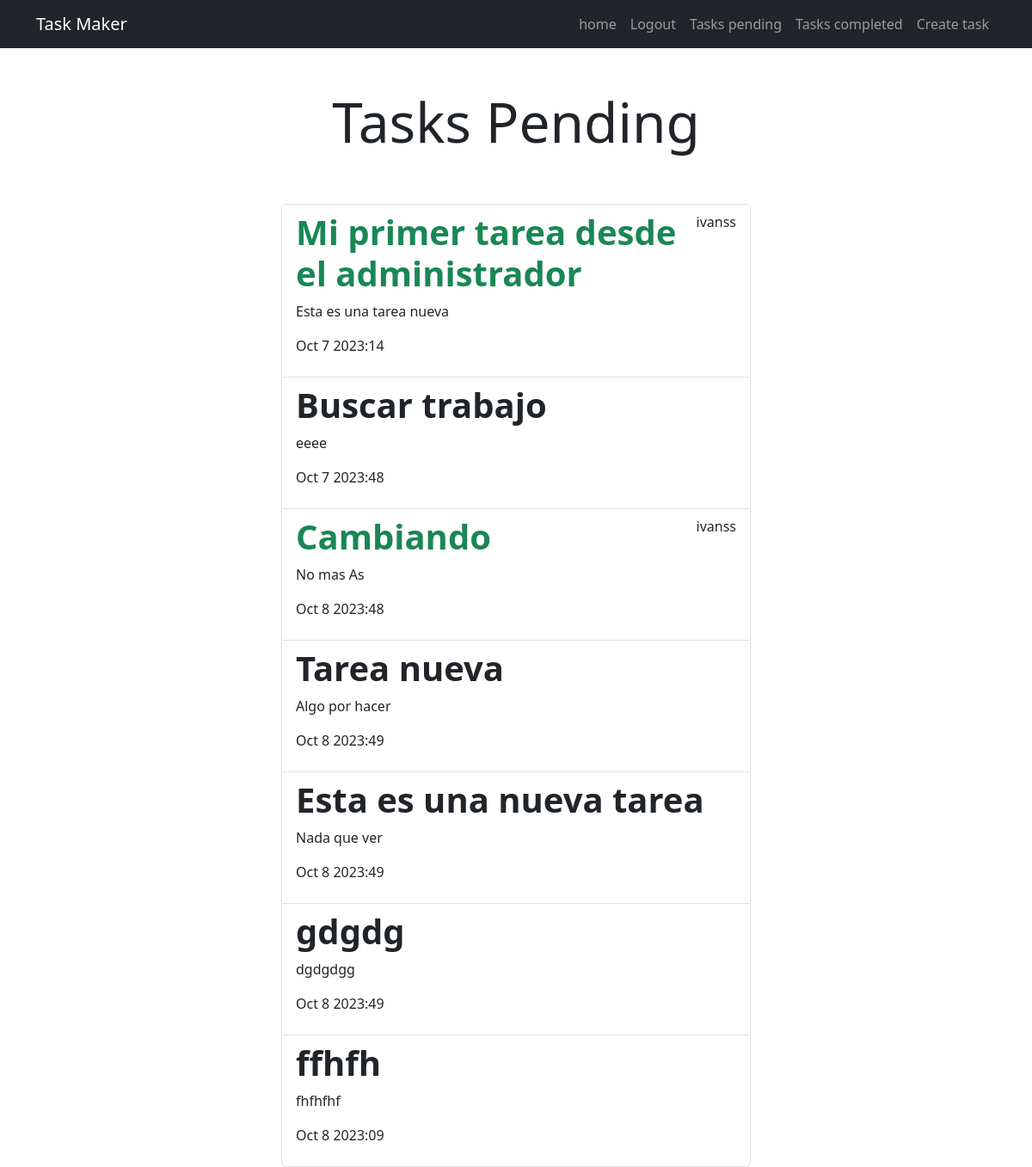
The app's page /tasks_completed/ (signed in), older data.
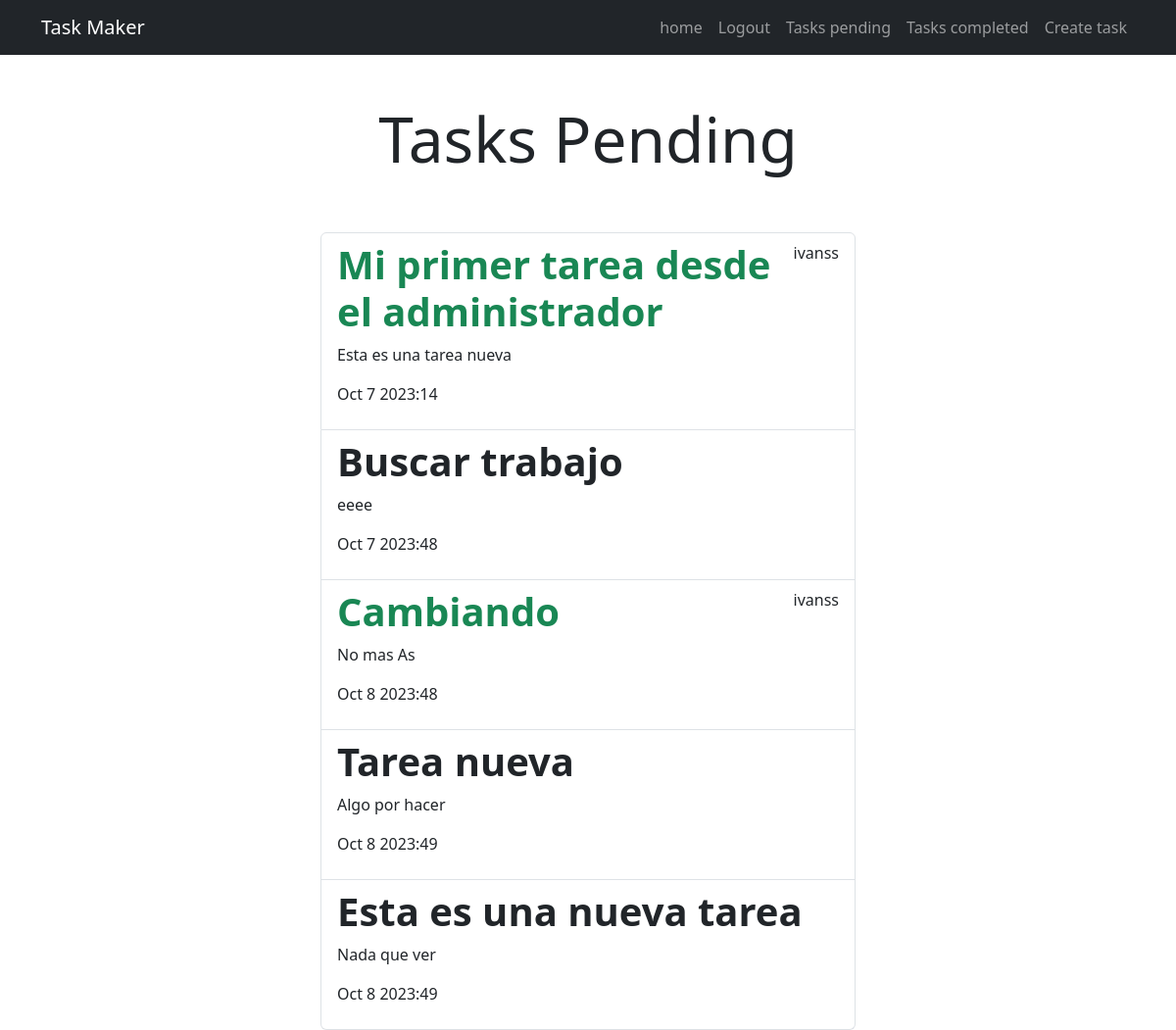
The same page, newer data.
### tasks/models.py (models this page shows, shortened)
class Task(models.Model):
    title = models.CharField(max_length=100)
    description = models.TextField(blank=True)
    created = models.DateTimeField(auto_now_add=True)
    date_completed = models.DateTimeField(null=True, blank=True)
    important = models.BooleanField(default=False)
    user = models.ForeignKey(User, on_delete=models.CASCADE)

### tasks/views.py (the view)
# urls.py: path('tasks_completed/', views.tasks_completed, name="tasks_completed")
@login_required
def tasks_completed(request):
     tasks = Task.objects.filter(user=request.user, date_completed__isnull=False).order_by
     ('-datecomleted')
     return render(request,"tasks.html",{'tasks':
        tasks})

### tasks/templates/tasks.html (shortened to what this page needs)
{% extends 'base.html'%}
{% block content%}
<main class='container'>
    <div class='row'>
        <div class='col-md-6 offset-md-3'>
            <h1 class='text-center display-3 py-5'>Tasks Pending</h1>
<ul class='list-group'>
    {% for task in tasks%}
    <a class='list-group-item' href="{% url 'task_detail' task.id %}">
       <header class='d-flex justify-content-between'>
        {% if task.important %}
        <h1 class='fw-bold text-success'> {{task.title}} </h1>
        <p>{{task.user.username }}</p>
        {% else %}
        <h1 class="fw-bold">{{task.title}}</h1>
        {% endif %}
       </header>
        <p>{{task.description}} </p>
        <p>{{task.date_completed|date:'M j Y:i'}} </p>
       </a>
    {% endfor %}
</ul>
    </div>
</main>
{% endblock %}

Row changes from the older to the newer data that the page shows:
removed Task: title "gdgdg", description "dgdgdgg", date_completed "Oct 8 2023:49"
removed Task: title "ffhfh", description "fhfhfhf", date_completed "Oct 8 2023:09"
